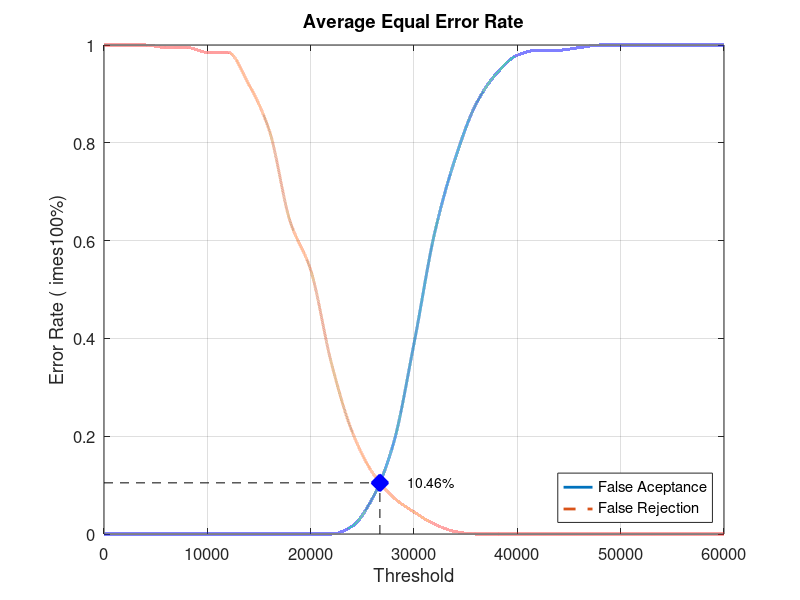
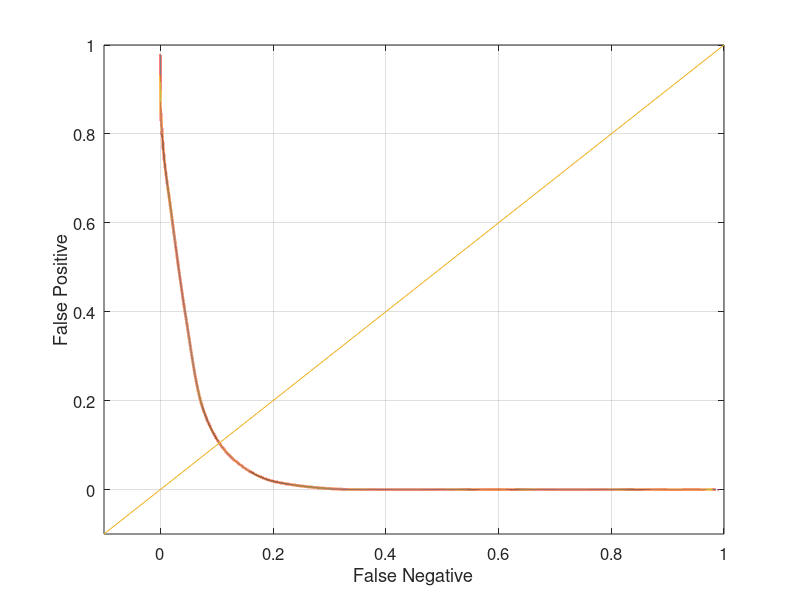

These charts were generated, in order, by the following MATLAB code:
close all;
clear;
clc;
x = 0:2000:60000;
xq = 0:0.5:60000;

y0 = [0 0 0 0 0 0 0 0 0 0 0 0 0.0157895 0.0736842 0.184211 0.389474 0.615789 0.768421 0.878947 0.942105 0.978947 0.989474 0.989474 0.994737 1 1 1 1 1 1 1]
yy0 = interp1(x, y0, xq, 'pchip');
y1 = [1 1 1 0.995 0.995 0.985 0.985 0.92 0.825 0.64 0.54 0.35 0.21 0.125 0.075 0.045 0.02 0.005 0 0 0 0 0 0 0 0 0 0 0 0 0]
yy1 = interp1(x, y1, xq, 'pchip');

% Calculating EER: 
y2 = abs(y0 - y1);
find(y2 == min(y2))
yy2 = abs(yy0 - yy1);
xEER = find(yy2 == min(yy2));
xEERIndex = xq(xEER) % X-axis EER
yEER = yy0(xEER) % Y-axis EER

main = figure
plot(xq, yy0,'-','LineWidth', 2);	hold on
plot(xq, yy1,'--','LineWidth', 2);	hold on
plot([xEERIndex xEERIndex], [0 yEER], 'k--');	hold on
plot([0 xEERIndex], [yEER yEER], 'k--');	hold on
plot(xEERIndex, yEER, 'bx', 'LineWidth', 10);	hold on
text(xEERIndex + 10 * xEERIndex / 100, yEER, [num2str(round((10000 * yEER)) / 100) '%'])
legend('False Aceptance', 'False Rejection', 'Location', 'SouthEast')
xlabel('Threshold')
ylabel('Error Rate (	imes100%)')
title('Average Equal Error Rate')
set(gca, 'FontSize', 12)
axis([0 60000 0 1])
grid on

print(main, 'Database2_2Main', '-dpng');
FNRxFPR = figure('Color', [1 1 1]);
plot(yy1, yy0, '-', yy1, yy0, 'LineWidth', 2);
hold on
y = -0.1:0.1:1
plot(y, y); 
set(gca, 'FontSize', 12)
xlabel('False Negative')
ylabel('False Positive')
axis([-0.1 1 -0.1 1])
set(gca, 'FontSize', 12)
grid on

print(FNRxFPR, 'Database2_2FNRxFPR','-dpng');
